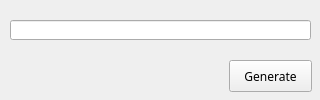
<?xml version="1.0" encoding="UTF-8"?>
<ui version="4.0">
 <class>Form</class>
 <widget class="QWidget" name="Form">
  <property name="geometry">
   <rect>
    <x>0</x>
    <y>0</y>
    <width>320</width>
    <height>100</height>
   </rect>
  </property>
  <property name="sizePolicy">
   <sizepolicy hsizetype="Fixed" vsizetype="Fixed">
    <horstretch>0</horstretch>
    <verstretch>0</verstretch>
   </sizepolicy>
  </property>
  <property name="minimumSize">
   <size>
    <width>320</width>
    <height>100</height>
   </size>
  </property>
  <property name="maximumSize">
   <size>
    <width>320</width>
    <height>100</height>
   </size>
  </property>
  <property name="windowTitle">
   <string>ttsApp</string>
  </property>
  <widget class="QLineEdit" name="txtQrData">
   <property name="geometry">
    <rect>
     <x>10</x>
     <y>20</y>
     <width>301</width>
     <height>20</height>
    </rect>
   </property>
  </widget>
  <widget class="QPushButton" name="btnQrGen">
   <property name="geometry">
    <rect>
     <x>229</x>
     <y>60</y>
     <width>83</width>
     <height>32</height>
    </rect>
   </property>
   <property name="font">
    <font>
     <family>나눔고딕</family>
    </font>
   </property>
   <property name="text">
    <string>Generate</string>
   </property>
  </widget>
 </widget>
 <resources/>
 <connections/>
</ui>
